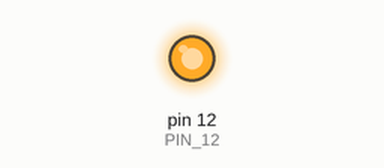
This sketch was run on a simulated Arduino Uno, built with avr-gcc and run on an emulated ATmega328P. Shown: output pins drawn as LEDs (lit = HIGH).

Above: at 0.15 s.
At 5.5 s:
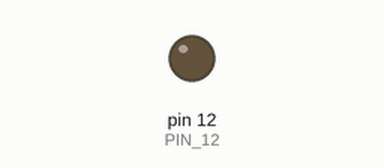
Timing chart, 0 to 6.0 s (numbered marks = the images above):
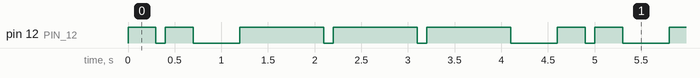

Measured:
- by itself, pin 12 (PIN_12): repeats every 4.6 s: LOW 0.10 s, HIGH 0.30 s, LOW 0.50 s, 2 × (HIGH 0.90 s, LOW 0.10 s), HIGH 0.90 s, LOW 0.50 s, HIGH 0.30 s
- by itself, everything shown: repeats every 4.6 s, in 10 steps

The sketch:

sketch_oct10a.ino
```cpp
const int PIN_12 = 12;
const int TITIK = 300;
const int PANJANG = 900;
const int JEDA = 400;
const int MATI = 100;

void setup() {
  // Tugas kelompok minggu kedua dari.
  // 1. Farhan Aziz [2113191097]
  // 2. Isep Lutpi Nur [2113191079]
  // 3. Muhammad Bayu Ramadhani [2113191081]
  // 4. Muhammad Taufik Ali [2113191067]

  // put your setup code here, to run once:
  pinMode(PIN_12,OUTPUT);
}
void loop() {
  // put your main code here, to run repeatedly:
  // Kirim satu titik
  digitalWrite(PIN_12,HIGH);
  delay(TITIK);
  digitalWrite(PIN_12,LOW);
  delay(MATI);
  digitalWrite(PIN_12,HIGH);
  delay(TITIK);
  digitalWrite(PIN_12,LOW);
  delay(MATI);
  delay (JEDA);

  digitalWrite(PIN_12,HIGH);
  delay(PANJANG);
  digitalWrite(PIN_12,LOW);
  delay(MATI);
  digitalWrite(PIN_12,HIGH);
  delay(PANJANG);
  digitalWrite(PIN_12,LOW);
  delay(MATI);
  digitalWrite(PIN_12,HIGH);
  delay(PANJANG);
  digitalWrite(PIN_12,LOW);
  delay(MATI);
  delay (JEDA);
}
```
